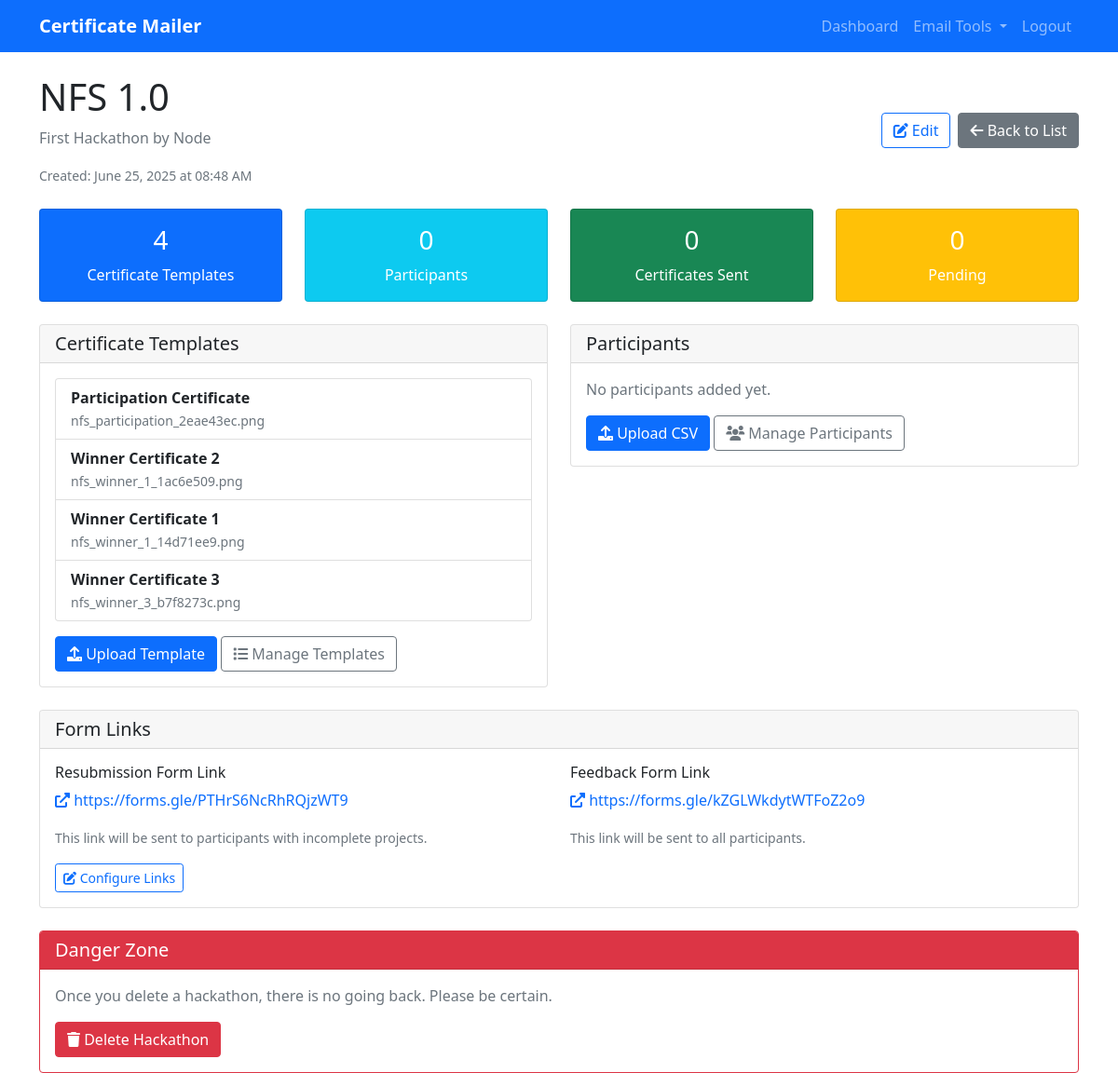
Before: /hackathons/1 (signed in) with the older database file.
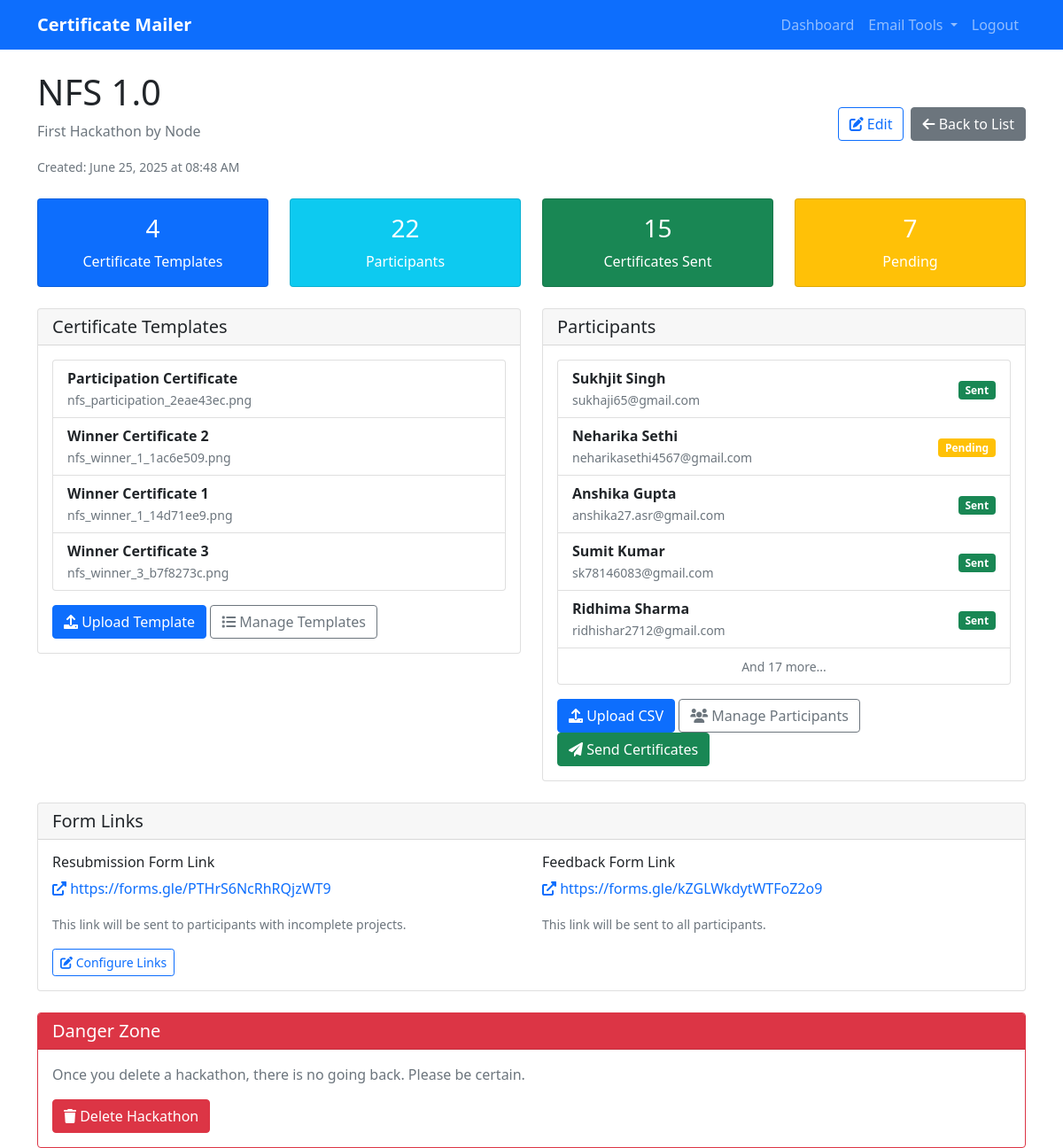
After: the same page with the newer database file.
### models.py (models this page shows)
class CertificateTemplate(db.Model):
    id = db.Column(db.Integer, primary_key=True)
    name = db.Column(db.String(100), nullable=False)  # e.g., "Winner", "Participation"
    filename = db.Column(db.String(255), nullable=False)
    name_x_position = db.Column(db.Float, default=300)
    name_y_position = db.Column(db.Float, default=400)
    font_size = db.Column(db.Integer, default=24)
    font_color = db.Column(db.String(7), default='#000000')
    hackathon_id = db.Column(db.Integer, db.ForeignKey('hackathon.id'), nullable=False)
    created_at = db.Column(db.DateTime, default=datetime.utcnow)

class Participant(db.Model):
    id = db.Column(db.Integer, primary_key=True)
    name = db.Column(db.String(100), nullable=False)
    email = db.Column(db.String(120), nullable=False)
    hackathon_id = db.Column(db.Integer, db.ForeignKey('hackathon.id'), nullable=False)
    team_name = db.Column(db.String(100))  # Name of the team (if applicable)
    member_position = db.Column(db.Integer)  # 1st, 2nd, or 3rd member
    completion_remarks = db.Column(db.Text)  # Remarks about project completion
    uncompletion_email_sent = db.Column(db.Boolean, default=False)  # Track if uncompletion email sent
    uncompletion_email_sent_at = db.Column(db.DateTime)  # When uncompletion email was sent
    certificate_sent = db.Column(db.Boolean, default=False)
    certificate_template_id = db.Column(db.Integer, db.ForeignKey('certificate_template.id'))
    sent_at = db.Column(db.DateTime)
    created_at = db.Column(db.DateTime, default=datetime.utcnow)

### blueprints/hackathon/routes.py (the view)
@hackathon_bp.route('/hackathons/<int:id>')
@login_required
def hackathon_detail(current_user, id):
    hackathon = Hackathon.query.filter_by(id=id, user_id=current_user.id).first_or_404()
    template_count = len(hackathon.certificate_templates)
    participant_count = len(hackathon.participants)
    sent_count = len([p for p in hackathon.participants if p.certificate_sent])
    return render_template('hackathon/detail.html',
                         hackathon=hackathon,
                         user=current_user,
                         template_count=template_count,
                         participant_count=participant_count,
                         sent_count=sent_count)

### templates/hackathon/detail.html (shortened to what the changed rows need)
{% extends "base.html" %}
{% block content %}
<div class="d-flex justify-content-between align-items-center mb-4">
    <div>
        <h1>{{ hackathon.name }}</h1>
    </div>
</div>
<div class="row mb-4">
    <div class="col-md-3">
        <div class="card bg-info text-white">
            <div class="card-body text-center">
                <h3 class="card-title">{{ participant_count }}</h3>
                <p class="card-text">Participants</p>
            </div>
        </div>
    </div>
    <div class="col-md-3">
        <div class="card bg-success text-white">
            <div class="card-body text-center">
                <h3 class="card-title">{{ sent_count }}</h3>
                <p class="card-text">Certificates Sent</p>
            </div>
        </div>
    </div>
    <div class="col-md-3">
        <div class="card bg-warning text-white">
            <div class="card-body text-center">
                <h3 class="card-title">{{ participant_count - sent_count }}</h3>
                <p class="card-text">Pending</p>
            </div>
        </div>
    </div>
</div>
<div class="row">
    <div class="col-md-6">
        <div class="card">
            <div class="card-body">
                {% if hackathon.certificate_templates %}
                    <div class="list-group">
                        {% for template in hackathon.certificate_templates %}
                            <div class="list-group-item d-flex justify-content-between align-items-center">
                                <div>
                                    <strong>{{ template.name }}</strong>
                                    <br>
                                    <small class="text-muted">{{ template.filename }}</small>
                                </div>
                            </div>
                        {% endfor %}
                    </div>
                {% else %}
                    <p class="text-muted">No certificate templates uploaded yet.</p>
                {% endif %}
            </div>
        </div>
    </div>
    <div class="col-md-6">
        <div class="card">
            <div class="card-body">
                {% if hackathon.participants %}
                    <div class="list-group">
                        {% for participant in hackathon.participants[:5] %}
                            <div class="list-group-item d-flex justify-content-between align-items-center">
                                <div>
                                    <strong>{{ participant.name }}</strong>
                                    <br>
                                    <small class="text-muted">{{ participant.email }}</small>
                                </div>
                                <div>
                                    {% if participant.certificate_sent %}
                                        <span class="badge bg-success">Sent</span>
                                    {% else %}
                                        <span class="badge bg-warning">Pending</span>
                                    {% endif %}
                                </div>
                            </div>
                        {% endfor %}
                        {% if hackathon.participants|length > 5 %}
                            <div class="list-group-item text-center">
                                <small class="text-muted">And {{ hackathon.participants|length - 5 }} more...</small>
                            </div>
                        {% endif %}
                    </div>
                {% else %}
                    <p class="text-muted">No participants added yet.</p>
                {% endif %}
                <div class="mt-3">
                    <a href="{{ url_for('csv.upload_csv', hackathon_id=hackathon.id) }}" class="btn btn-primary">
                        <i class="fas fa-upload"></i> Upload CSV
                    </a>
                    <a href="{{ url_for('csv.list_participants', hackathon_id=hackathon.id) }}" class="btn btn-outline-secondary">
                        <i class="fas fa-users"></i> Manage Participants
                    </a>
                    {% if hackathon.participants %}
                    <a href="{{ url_for('csv.send_certificates', hackathon_id=hackathon.id) }}" class="btn btn-success">
                        <i class="fas fa-paper-plane"></i> Send Certificates
                    </a>
                    {% endif %}
                </div>
            </div>
        </div>
    </div>
</div>
{% endblock %}

Changed rows visible on the page:
added Participant: name "Sukhjit Singh", email "sukhaji65@gmail.com", certificate_sent "Sent"
added Participant: name "Neharika Sethi", email "neharikasethi4567@gmail.com", certificate_sent "Pending"
added Participant: name "Anshika Gupta", email "anshika27.asr@gmail.com", certificate_sent "Sent"
added Participant: name "Sumit Kumar", email "sk78146083@gmail.com", certificate_sent "Sent"
added Participant: name "Ridhima Sharma", email "ridhishar2712@gmail.com", certificate_sent "Sent"
Other visible differences:
{{ participant_count }}: "0" → "22"
{{ sent_count }}: "0" → "15"
{{ participant_count - sent_count }}: "0" → "7"
{{ hackathon.participants|length - 5 }}: (not shown) → "17"
text no longer shown: "No participants added yet."
text now shown: "And more... Send Certificates"
